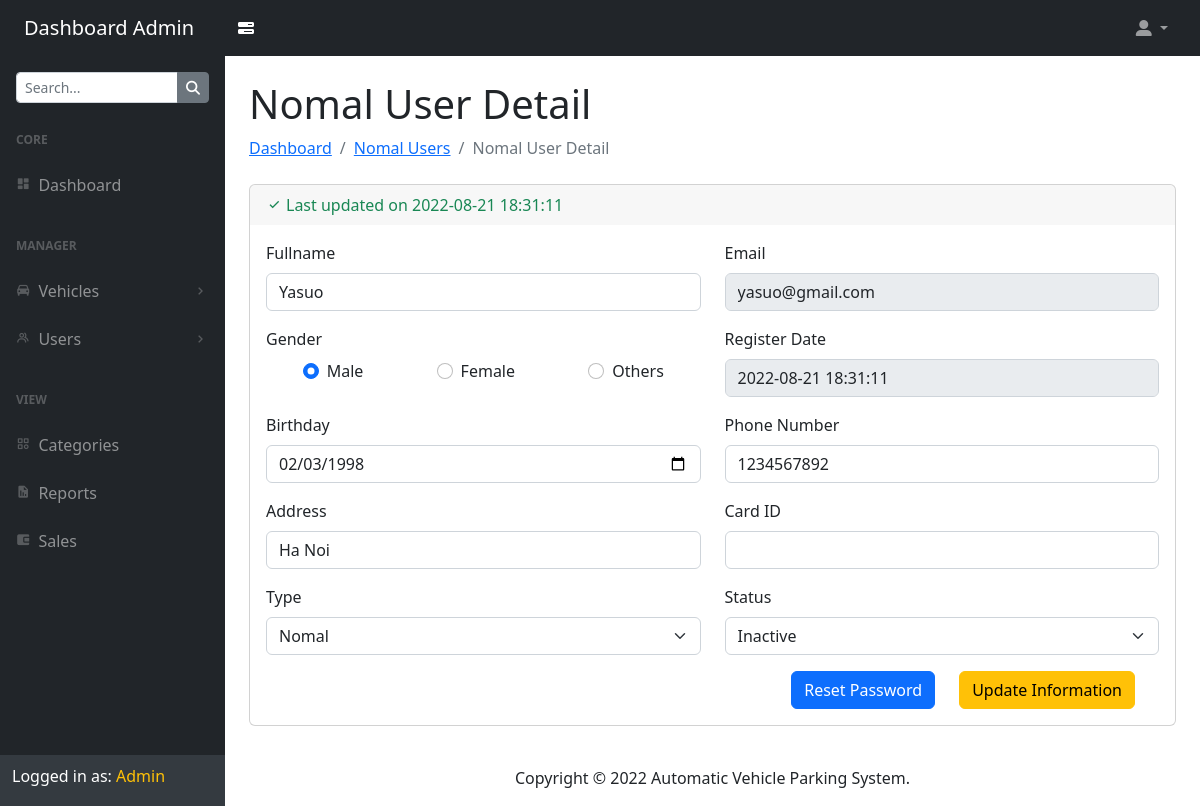
Screenshot of /admin/nomal-user-detail.php?userID=4 (signed in) with the database file from the repository.
### tables this page shows
CREATE TABLE `user_info_tbl` (
  `ID`            INT(10) UNSIGNED AUTO_INCREMENT,
  `FullName`      VARCHAR(50) NOT NULL DEFAULT '',
  `Gender`        VARCHAR(6) NOT NULL DEFAULT 'Male',  
  `Birthday`      DATE NOT NULL DEFAULT '2000-01-01',
  `PhoneNumber`   VARCHAR(10) NOT NULL DEFAULT '',
  `Address`       VARCHAR(120) NOT NULL DEFAULT '',
  `Email`         VARCHAR(50) NOT NULL UNIQUE,
  `Password`      VARCHAR(120) NOT NULL,
  `CardID`        VARCHAR(10) NULL DEFAULT '',
  `Type`          VARCHAR(7) NULL DEFAULT 'Nomal',     
  `Status`        VARCHAR(8) NULL DEFAULT 'Inactive',  
  `RegisterDate`  TIMESTAMP DEFAULT CURRENT_TIMESTAMP,
  `LastUpdate`    TIMESTAMP DEFAULT CURRENT_TIMESTAMP ON UPDATE CURRENT_TIMESTAMP,
  PRIMARY KEY (`ID`)
);

### admin/nomal-user-detail.php (the view, shortened to what this page needs)
<?php
include_once('./assets/includes/db-connection.php');
if (!isset($_SESSION['aid'])) {
    header('location:./logout.php');
}
else {
    if (isset($_GET['userID']))
    {
        $id = mysqli_real_escape_string($conn, $_GET['userID']);
        $col = mysqli_fetch_array(mysqli_query($conn, "SELECT * FROM `user_info_tbl` WHERE `ID` = '$id';"));
?>
<!DOCTYPE html>
<html lang="en">
<head>
    <link rel="stylesheet" href="https://cdn.jsdelivr.net/npm/bootstrap@5.2.0-beta1/dist/css/bootstrap.min.css">
    <link rel="stylesheet" href="https://cdnjs.cloudflare.com/ajax/libs/font-awesome/6.1.1/css/all.min.css" />
    <link href='https://unpkg.com/boxicons@2.1.2/css/boxicons.min.css' rel='stylesheet' />
    <link href="assets/css/styles.css" rel="stylesheet" />
</head>
<body>
    <nav class="sb-topnav navbar navbar-expand navbar-dark bg-dark">
        <a class="navbar-brand ps-3 ps-lg-4" href="./dashboard.php">Dashboard Admin</a>
        <a class="btn text-white me-3" id="sidebarToggle" href="#!">
			<i class="fa-solid fa-bars-progress"></i>
        </a>
        <ul class="navbar-nav ms-auto pe-3 pe-lg-4">
            <li class="nav-item dropdown">
                <a class="nav-link dropdown-toggle" id="navbarDropdown" href="#!" role="button" data-bs-toggle="dropdown" aria-expanded="false">
					<i class="fa-solid fa-user-large"></i>
				</a>
            </li>
        </ul>
    </nav>
    <main id="sidenav">
        <section id="sidenav_nav">
            <nav class="sb-sidenav accordion sb-sidenav-dark" id="sidenavAccordion">
                <form class="mt-3 mx-3">
                    <div class="input-group input-group-sm">
                        <input type="text" class="form-control" placeholder="Search..." autocomplete="off" />
                        <button type="button" class="btn btn-secondary">
                            <i class="fa-solid fa-magnifying-glass"></i>
                        </button>
                    </div>
                </form>
                <div class="sb-sidenav-menu">
                    <div class="nav">
                        <div class="sb-sidenav-menu-heading">Core</div>
                        <a class="nav-link" href="./dashboard.php">
                            <div class="sb-nav-link-icon"><i class='bx bxs-dashboard'></i></div>
                            Dashboard
                        </a>
                        <div class="sb-sidenav-menu-heading">Manager</div>
                        <a class="nav-link collapsed" href="#" data-bs-toggle="collapse" data-bs-target="#collapseVehicles" aria-expanded="false" aria-controls="collapseVehicles">
                            <div class="sb-nav-link-icon"><i class='bx bxs-car'></i></div>
                            Vehicles
                            <div class="sb-sidenav-collapse-arrow"><i class='bx bx-chevron-down'></i></div>
                        </a>
                        <a class="nav-link collapsed" href="#" data-bs-toggle="collapse" data-bs-target="#collapseUsers" aria-expanded="false" aria-controls="collapseUsers">
                            <div class="sb-nav-link-icon"><i class='bx bx-group'></i></div>
                            Users
                            <div class="sb-sidenav-collapse-arrow"><i class='bx bx-chevron-down'></i></div>
                        </a>
                        <div class="sb-sidenav-menu-heading">View</div>
                        <a class="nav-link" href="./categories.php"><div class="sb-nav-link-icon"><i class='bx bx-category'></i></div>Categories</a>
                        <a class="nav-link" href="./reports.php"><div class="sb-nav-link-icon"><i class='bx bxs-report'></i></div>Reports</a>
                        <a class="nav-link" href="./sales.php"><div class="sb-nav-link-icon"><i class='bx bxs-wallet-alt'></i></div>Sales</a>
                    </div>
                </div>
                <div class="sb-sidenav-footer">
                    <h6 class="text-white">Logged in as:<span class="text-warning"> Admin</span></h6>
                </div>
            </nav>
        </section>
        <section id="sidenav_content">
            <header>
                <div class="container-fluid px-4">
                    <h1 class="mt-4">Nomal User Detail</h1>
                    <ol class="breadcrumb mb-4">
                        <li class="breadcrumb-item"><a href="./dashboard.php">Dashboard</a></li>
                        <li class="breadcrumb-item"><a href="./nomal-users.php">Nomal Users</a></li>
                        <li class="breadcrumb-item active">Nomal User Detail</li>
                    </ol>
                </div>
            </header>
            <main>
                <div class="container-fluid px-4">
					<div class="card mb-4">
                        <div class="card-header border-bottom-0">
                            <div class="text-success"><i class='bx bx-check me-1'></i>Last updated on <?php echo $col['LastUpdate']; ?></div>
                        </div>
                        <div class="card-body">
                            <form method="post" class="needs-validation" action="code.php" autocomplete="off" novalidate>
                                <div class="row">
                                    <div class="col-sm-6 mb-3">
                                        <label class="form-label" for="name">Fullname</label>
                                        <input type="text" id="name" class="form-control" name="name" value="<?php echo $col['FullName']; ?>">
                                    </div>
                                    <div class="col-sm-6 mb-3">
                                        <label class="form-label" for="email">Email</label>
                                        <input type="email" id="email" class="form-control" name="email" value="<?php echo $col['Email']; ?>" disabled>
                                    </div>
                                    <div class="col-sm-6 mb-3">
                                        <label class="form-label">Gender</label>
                                        <div class="d-flex justify-content-around">
                                            <div class="form-check">
                                                <input class="form-check-input" type="radio" name="gender" id="male" value="Male" <?php if ($col['Gender'] == "Male") {echo "checked";}; ?>>
                                                <label class="form-check-label" for="male">Male</label>
                                            </div>
                                            <div class="form-check">
                                                <input class="form-check-input" type="radio" name="gender" id="female" value="Female" <?php if ($col['Gender'] == "Female") {echo "checked";}; ?>>
                                                <label class="form-check-label" for="female">Female</label>
                                            </div>
                                            <div class="form-check">
                                                <input class="form-check-input" type="radio" name="gender" id="others" value="Others" <?php if ($col['Gender'] == "Others") {echo "checked";}; ?>>
                                                <label class="form-check-label" for="others">Others</label>
                                            </div>
                                        </div>
                                    </div>
                                    <div class="col-sm-6 mb-3">
                                        <label class="form-label" for="regdate">Register Date</label>
                                        <input type="text" id="regdate" class="form-control" name="regdate" value="<?php echo $col['RegisterDate']; ?>" disabled>
                                    </div>
                                    <div class="col-sm-6 mb-3">
                                        <label class="form-label" for="birthday">Birthday</label>
                                        <input type="date" id="birthday" class="form-control" name="birthday" value="<?php echo $col['Birthday']; ?>">
                                    </div>
                                    <div class="col-sm-6 mb-3">
                                        <label class="form-label" for="phone">Phone Number</label>
                                        <input type="tel" id="phone" class="form-control" name="phone" value="<?php echo $col['PhoneNumber']; ?>">
                                    </div>
                                    <div class="col-sm-6 mb-3">
                                        <label class="form-label" for="address">Address</label>
                                        <input type="text" id="address" class="form-control" name="address" value="<?php echo $col['Address']; ?>">
                                    </div>
                                    <div class="col-sm-6 mb-3">
                                        <label class="form-label" for="cardID">Card ID</label>
                                        <input type="text" id="cardID" class="form-control" name="cardID" value="<?php echo $col['CardID']; ?>">
                                    </div>
                                    <div class="col-sm-6 mb-3">
                                        <label class="form-label" for="type">Type</label>
                                        <select id="type" class="form-select" name="type" aria-label="Type select">
                                            <option <?php if ($col['Type'] == "Nomal") {echo "selected";} ?> value="Nomal">Nomal</option>
                                        </select>
                                    </div>
                                    <div class="col-sm-6 mb-3">
                                        <label class="form-label" for="status">Status</label>
                                            <select id="status" class="form-select" name="status" aria-label="Status select">
                                                <option <?php if ($col['Status'] == "Inactive") {echo "selected";} ?> value="Inactive">Inactive</option>
                                            </select>
                                    </div>
                                    <div class="row">
                                        <div class="d-flex justify-content-end">
                                            <button type="submit" class="btn btn-primary me-4" name="resetPasswordNomalUser" value="<?php echo $col['ID']; ?>">Reset Password</button>
                                            <button type="submit" class="btn btn-warning" name="updateInformationNomalUser" value="<?php echo $col['ID']; ?>">Update Information</button>
                                        </div>
                                    </div>
                                </div>
                            </form>
                        </div>
                    </div>
                </div>
            </main>
            <footer>
                <div class="container-fluid text-center px-4">
                    <div class="text-mute py-3">Copyright &copy; 2022 Automatic Vehicle Parking System.</div>
                </div>
            </footer>
        </section>
    </main>
</body>
</html>
<?php
    }
}
?>

### admin/assets/css/styles.css (style rules this page uses)
#sidenav { display: flex; }
#sidenav #sidenav_nav { flex-basis: 225px; flex-shrink: 0; transition: transform 0.15s ease-in-out; z-index: 1038; transform: translateX(-225px); }
#sidenav #sidenav_content { position: relative; display: flex; flex-direction: column; justify-content: space-between; min-width: 0; flex-grow: 1; min-height: calc(100vh - 56px); margin-left: -225px; }
@media (min-width: 992px) { #sidenav #sidenav_nav { transform: translateX(0); } }
@media (min-width: 992px) { #sidenav #sidenav_content { margin-left: 0; transition: margin 0.15s ease-in-out; } }
.sb-topnav { z-index: 1039; }
#sidenav #sidenav_nav { width: 225px; z-index: 1038; }
#sidenav #sidenav_nav .sb-sidenav .sb-sidenav-menu { overflow-y: auto; }
.nav .nav-link .sb-nav-link-icon, .sb-sidenav-menu .nav-link .sb-nav-link-icon { margin-right: 0.5rem; }
.sb-topnav { padding-left: 0; height: 56px; z-index: 1039; }
.sb-topnav .navbar-brand { width: 225px; margin: 0; }
.sb-sidenav { display: flex; flex-direction: column; height: 100%; flex-wrap: nowrap; }
.sb-sidenav .sb-sidenav-menu { flex-grow: 1; }
.sb-sidenav .sb-sidenav-menu .nav { flex-direction: column; flex-wrap: nowrap; }
.sb-sidenav .sb-sidenav-menu .nav .sb-sidenav-menu-heading { padding: 1.75rem 1rem 0.75rem; font-size: 0.75rem; font-weight: bold; text-transform: uppercase; }
.sb-sidenav .sb-sidenav-menu .nav .nav-link { display: flex; align-items: center; padding-top: 0.75rem; padding-bottom: 0.75rem; position: relative; }
.sb-sidenav .sb-sidenav-menu .nav .nav-link .sb-nav-link-icon { font-size: 0.9rem; }
.sb-sidenav .sb-sidenav-menu .nav .nav-link .sb-sidenav-collapse-arrow { display: inline-block; margin-left: auto; transition: transform 0.15s ease; }
.sb-sidenav .sb-sidenav-menu .nav .nav-link.collapsed .sb-sidenav-collapse-arrow { transform: rotate(-90deg); }
.sb-sidenav .sb-sidenav-footer { padding: 0.75rem; flex-shrink: 0; }
.sb-sidenav-dark { background-color: #212529; color: rgba(255, 255, 255, 0.5); }
.sb-sidenav-dark .sb-sidenav-menu .sb-sidenav-menu-heading { color: rgba(255, 255, 255, 0.25); }
.sb-sidenav-dark .sb-sidenav-menu .nav-link { color: rgba(255, 255, 255, 0.5); }
.sb-sidenav-dark .sb-sidenav-menu .nav-link .sb-nav-link-icon { color: rgba(255, 255, 255, 0.25); }
.sb-sidenav-dark .sb-sidenav-menu .nav-link .sb-sidenav-collapse-arrow { color: rgba(255, 255, 255, 0.25); }
.sb-sidenav-dark .sb-sidenav-footer { background-color: #343a40; }

### rows the page displays
user_info_tbl: LastUpdate "2022-08-21 18:31:11", name "Yasuo", email "yasuo@gmail.com", Gender "☑ Male", Gender "☐ Female", Gender "☐ Others", regdate "2022-08-21 18:31:11", birthday "02/03/1998", phone "1234567892", address "Ha Noi", type "Nomal", status "Inactive"
